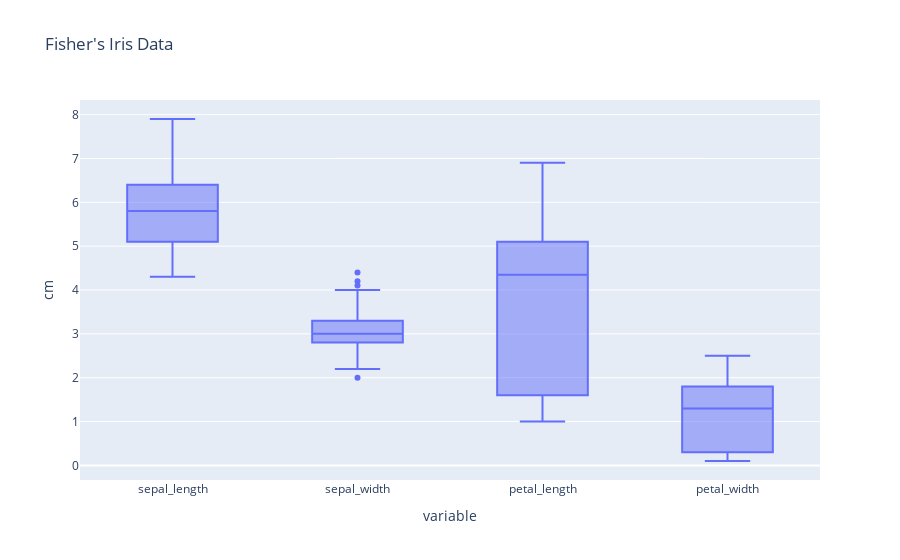

The code cell stored with this chart in its notebook:
### Code cell
fig = px.box(df_iris_melt, x='variable',y='value',
             title="Fisher's Iris Data")
fig.update_yaxes(title="cm")
fig.show()

### Figure 1 — Plotly figure (JSON) as saved in the notebook; plotly's stock layout.template omitted (floating-point values rounded to 4 significant figures; data arrays with more than 128 entries replaced by an {"elided": "..."} marker saying what was removed)
{"data": [{"alignmentgroup": "True", "hovertemplate": "variable=%{x}<br>value=%{y}<extra></extra>", "legendgroup": "", "marker": {"color": "#636efa"}, "name": "", "notched": false, "offsetgroup": "", "orientation": "v", "showlegend": false, "type": "box", "x": {"elided": "600 str values"}, "x0": " ", "xaxis": "x", "y": {"elided": "600 float values"}, "y0": " ", "yaxis": "y"}], "layout": {"autosize": true, "boxmode": "group", "legend": {"tracegroupgap": 0}, "title": {"text": "Fisher's Iris Data"}, "xaxis": {"anchor": "y", "autorange": true, "domain": [0, 1], "range": [-0.5, 3.5], "title": {"text": "variable"}, "type": "category"}, "yaxis": {"anchor": "x", "autorange": true, "domain": [0, 1], "range": [-0.3333, 8.333], "title": {"text": "cm"}, "type": "linear"}}}
